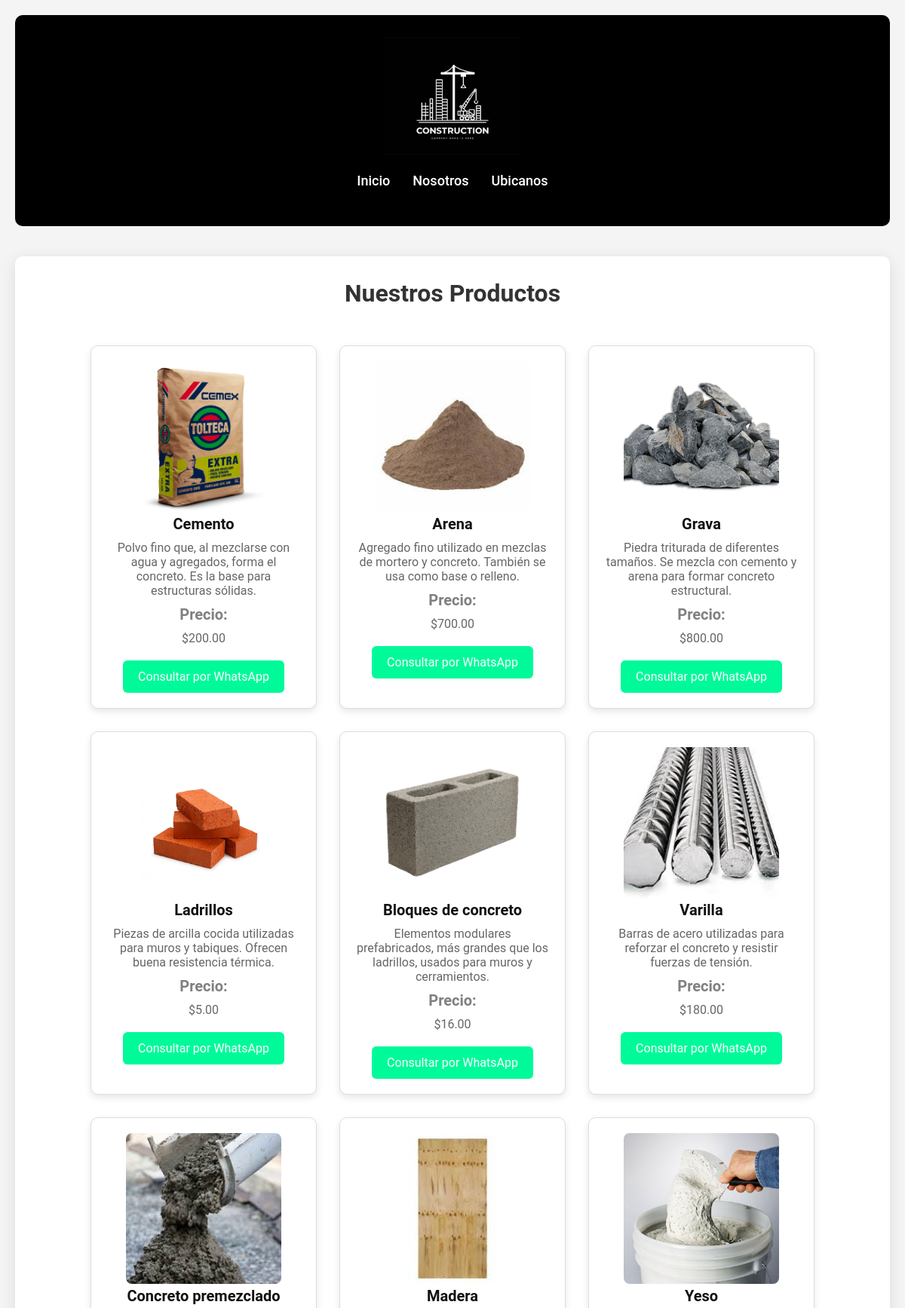
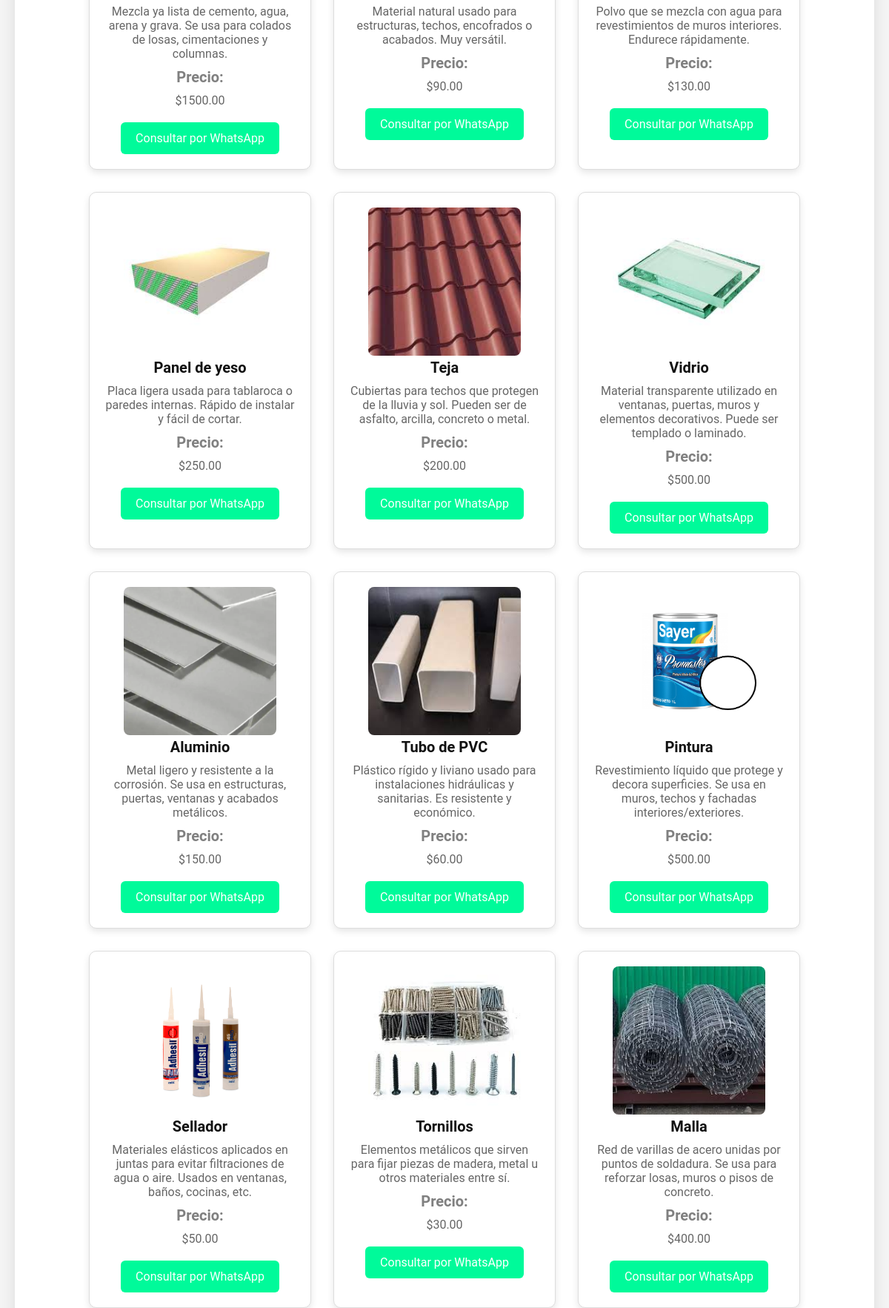
The page / (upper part) on the database its author committed (2 pictures, top to bottom).
### tables this page shows
CREATE TABLE IF NOT EXISTS `productos` (
  `id` int NOT NULL AUTO_INCREMENT,
  `titulo` varchar(100) NOT NULL,
  `descripcion` text,
  `precio` decimal(10,2) DEFAULT NULL,
  `imagen` varchar(255) DEFAULT NULL,
  `mensaje_whatsapp` text,
  PRIMARY KEY (`id`)
);

### index.php (the view, shortened to what this page needs)
<?php
include("php/conexion.php");
$resultado = mysqli_query($conexion, "SELECT * FROM productos");
?>
<!DOCTYPE html>
<html lang="es">
<head>
    <link rel="stylesheet" href="css/estilos.css">
</head>
<body>
<header class="header">
    <img src="img/logo.png" alt="Logo de la empresa" class="imglogo">
    <nav class="nav">
        <ul class="nav__menu">
            <li class="nav__item"><a href="index.php" class="nav__link">Inicio</a></li>
            <li class="nav__item"><a href="html/nosotros.html" class="nav__link">Nosotros</a></li>
            <li class="nav__item"><a href="html/contacto.html" class="nav__link">Ubicanos</a></li>
        </ul>
    </nav>
</header>
<main class="main">
    <section class="products">
        <h2 class="products__title">Nuestros Productos</h2>
        <div class="products-grid">
            <?php while ($fila = mysqli_fetch_assoc($resultado)) { ?>
                <article class="producto">
                    <img src="<?php echo $fila['imagen']; ?>" alt="Imagen del producto">
                    <strong><?php echo $fila['titulo']; ?></strong>
                    <p><?php echo $fila['descripcion']; ?></p>
                    <p><strong>Precio:</strong> $<?php echo $fila['precio']; ?></p>
                    <a href="https://wa.me/+524811440849?text=<?php echo urlencode($fila['mensaje_whatsapp'] ?? 'Hola, me interesa este producto'); ?>" class="btn" target="_blank">Consultar por WhatsApp</a>
                </article>
            <?php } ?>
        </div>
    </section>
            </main>
</body>
</html>

### css/estilos.css (style rules this page uses)
* { margin: 0; padding: 0; box-sizing: border-box; }
body { font-family: 'Roboto', sans-serif; background-color: #f4f4f4; padding: 20px; color: #333; }
header { background-color: black; color: white; padding: 30px; text-align: center; border-radius: 10px; margin-bottom: 40px; }
header .imglogo { max-width: 180px; margin-bottom: 20px; }
nav { background-color: black; border-radius: 8px; margin-bottom: 20px; }
nav .nav__menu { display: flex; justify-content: center; gap: 30px; }
nav .nav__item { list-style: none; }
nav .nav__link { color: white; text-decoration: none; font-size: 18px; font-weight: 500; transition: color 0.3s ease; }
main { background-color: white; padding: 30px; border-radius: 10px; box-shadow: 0 4px 20px rgba(0, 0, 0, 0.1); max-width: 1200px; margin: 0 auto 60px auto; }
h1, h2 { color: #333; font-size: 32px; font-weight: 600; margin-bottom: 30px; text-align: center; }
.products__title, .benefits__title { margin-bottom: 25px; }
.products-grid { display: flex; flex-wrap: wrap; justify-content: center; gap: 30px; padding: 20px; margin-top: 30px; }
.producto { width: 100%; max-width: 300px; flex: 1 1 280px; padding: 20px; border-radius: 10px; border: 1px solid #ddd; background-color: #fff; box-shadow: 0 4px 10px rgba(0, 0, 0, 0.1); transition: transform 0.3s ease, box-shadow 0.3s ease; text-align: center; }
.producto img { width: 80%; height: 200px; border-radius: 8px; object-fit: cover; }
.producto strong { font-size: 20px; color: #111; display: block; margin-bottom: 10px; }
.producto p { font-size: 16px; color: #666; margin-bottom: 10px; }
.producto p strong { color: gray; }
.btn { background-color: mediumspringgreen; color: white; padding: 12px 20px; border-radius: 6px; text-decoration: none; font-size: 16px; display: inline-block; transition: background-color 0.3s; margin-top: 10px; }

### rows shown on the page
productos: imagen (picture), titulo "Cemento", descripcion "Polvo fino que, al mezclarse con agua y agregados, forma el concreto. Es la base para estructuras sólidas.", precio "200.00"
productos: imagen (picture), titulo "Arena", descripcion "Agregado fino utilizado en mezclas de mortero y concreto. También se usa como base o relleno.", precio "700.00"
productos: imagen (picture), titulo "Grava", descripcion "Piedra triturada de diferentes tamaños. Se mezcla con cemento y arena para formar concreto estructural.", precio "800.00"
productos: imagen (picture), titulo "Ladrillos", descripcion "Piezas de arcilla cocida utilizadas para muros y tabiques. Ofrecen buena resistencia térmica.", precio "5.00"
productos: imagen (picture), titulo "Bloques de concreto", descripcion "Elementos modulares prefabricados, más grandes que los ladrillos, usados para muros y cerramientos.", precio "16.00"
productos: imagen (picture), titulo "Varilla", descripcion "Barras de acero utilizadas para reforzar el concreto y resistir fuerzas de tensión.", precio "180.00"
productos: imagen (picture), titulo "Concreto premezclado", descripcion "Mezcla ya lista de cemento, agua, arena y grava. Se usa para colados de losas, cimentaciones y columnas.", precio "1500.00"
productos: imagen (picture), titulo "Madera", descripcion "Material natural usado para estructuras, techos, encofrados o acabados. Muy versátil.", precio "90.00"
productos: imagen (picture), titulo "Yeso", descripcion "Polvo que se mezcla con agua para revestimientos de muros interiores. Endurece rápidamente.", precio "130.00"
productos: imagen (picture), titulo "Panel de yeso", descripcion "Placa ligera usada para tablaroca o paredes internas. Rápido de instalar y fácil de cortar.", precio "250.00"
productos: imagen (picture), titulo "Teja", descripcion "Cubiertas para techos que protegen de la lluvia y sol. Pueden ser de asfalto, arcilla, concreto o metal.", precio "200.00"
productos: imagen (picture), titulo "Vidrio", descripcion "Material transparente utilizado en ventanas, puertas, muros y elementos decorativos. Puede ser templado o laminado.", precio "500.00"
productos: imagen (picture), titulo "Aluminio", descripcion "Metal ligero y resistente a la corrosión. Se usa en estructuras, puertas, ventanas y acabados metálicos.", precio "150.00"
productos: imagen (picture), titulo "Tubo de PVC", descripcion "Plástico rígido y liviano usado para instalaciones hidráulicas y sanitarias. Es resistente y económico.", precio "60.00"
productos: imagen (picture), titulo "Pintura", descripcion "Revestimiento líquido que protege y decora superficies. Se usa en muros, techos y fachadas interiores/exteriores.", precio "500.00"
productos: imagen (picture), titulo "Sellador", descripcion "Materiales elásticos aplicados en juntas para evitar filtraciones de agua o aire. Usados en ventanas, baños, cocinas, etc.", precio "50.00"
productos: imagen (picture), titulo "Tornillos", descripcion "Elementos metálicos que sirven para fijar piezas de madera, metal u otros materiales entre sí.", precio "30.00"
productos: imagen (picture), titulo "Malla", descripcion "Red de varillas de acero unidas por puntos de soldadura. Se usa para reforzar losas, muros o pisos de concreto.", precio "400.00"
